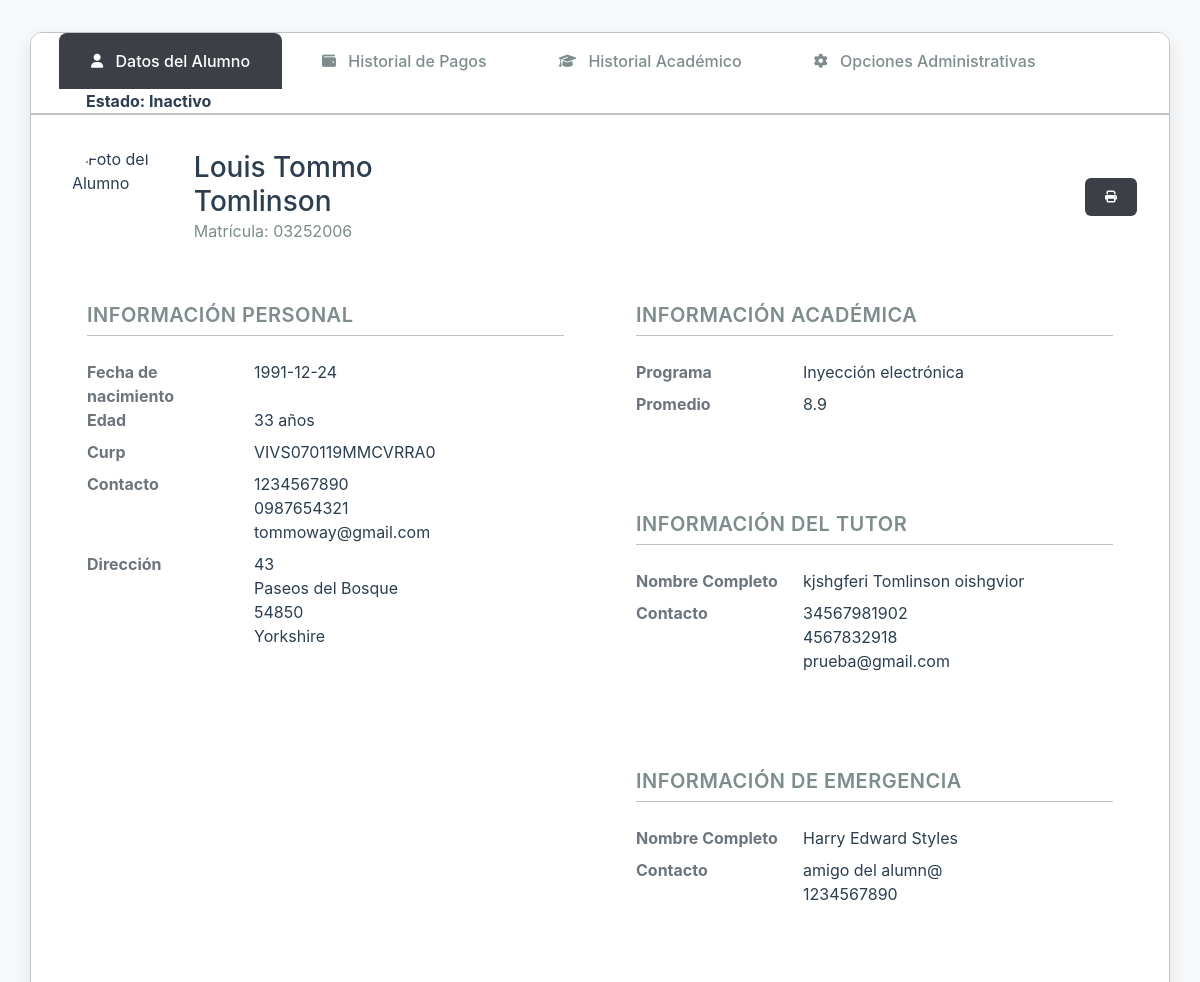
The app's page /Modules/Alumnos/alumno.php?id_alumno=6 with its own data.
### tables this page shows
CREATE TABLE `alumno` (
  `id_alumno` int(11) NOT NULL AUTO_INCREMENT,
  `matricula` varchar(11) NOT NULL,
  `horario` varchar(150) NOT NULL,
  `apaterno` varchar(150) NOT NULL,
  `amaterno` varchar(150) NOT NULL,
  `nombre` varchar(150) NOT NULL,
  `nacimiento` date NOT NULL,
  `edad` int(3) NOT NULL,
  `curp` varchar(18) NOT NULL,
  `tel_fijo` varchar(20) NOT NULL,
  `tel_celular` varchar(20) NOT NULL,
  `email` varchar(150) NOT NULL,
  `calle` varchar(150) NOT NULL,
  `colonia` varchar(150) NOT NULL,
  `cp` int(5) NOT NULL,
  `municipio` varchar(150) NOT NULL,
  `tutor_apaterno` varchar(150) NOT NULL,
  `tutor_amaterno` varchar(150) NOT NULL,
  `tutor_nombre` varchar(150) NOT NULL,
  `tutor_tel_fijo` varchar(150) NOT NULL,
  `tutor_tel_celular` varchar(150) NOT NULL,
  `tutor_email` varchar(150) NOT NULL,
  `emergencia_apaterno` varchar(150) NOT NULL,
  `emergencia_amaterno` varchar(150) NOT NULL,
  `emergencia_nombre` varchar(150) NOT NULL,
  `emergencia_parentesco` varchar(150) NOT NULL,
  `emergencia_tel` varchar(20) NOT NULL,
  `estado` enum('inactivo','activo','baja_temporal','baja_definitiva') DEFAULT 'inactivo',
  PRIMARY KEY (`id_alumno`),
  UNIQUE KEY `matricula` (`matricula`)
);

### Modules/Alumnos/alumno.php (the view, shortened to what this page needs)
<?php
$id_alumno = isset($_GET['id_alumno']) ? $_GET['id_alumno'] : '';
require_once '../../Config/conexion.php';
$sql = "SELECT * FROM alumno WHERE id_alumno = '$id_alumno'";
$result = $connection->query($sql);
if ($result->num_rows > 0) {
    $row = $result->fetch_assoc();
    $matricula = $row['matricula'];
    $apaterno = $row['apaterno'];
    $amaterno = $row['amaterno'];
    $nombre = $row['nombre'];
    $nacimiento = $row['nacimiento'];
    $edad = $row['edad'];
    $curp = $row['curp'];
    $email = $row['email'];
    $celular = $row['tel_celular'];
    $telefono = $row['tel_fijo'];
    $calle = $row['calle'];
    $colonia = $row['colonia'];
    $cp = $row['cp'];
    $municipio = $row['municipio'];
    $t_apaterno = $row['tutor_apaterno'];
    $t_amaterno = $row['tutor_amaterno'];
    $t_nombre = $row['tutor_nombre'];
    $t_telefono = $row['tutor_tel_fijo'];
    $t_celular = $row['tutor_tel_celular'];
    $t_email = $row['tutor_email'];
    $e_apaterno = $row['emergencia_apaterno'];
    $e_amaterno = $row['emergencia_amaterno'];
    $e_nombre = $row['emergencia_nombre'];
    $e_parentesco = $row['emergencia_parentesco'];
    $e_telefono = $row['emergencia_tel'];
    $estado = $row['estado'];
}
?>
<!DOCTYPE html>
<html lang="es">
<head>
    <link href="https://cdn.jsdelivr.net/npm/bootstrap@5.1.3/dist/css/bootstrap.min.css" rel="stylesheet">
    <link rel="stylesheet" href="https://cdnjs.cloudflare.com/ajax/libs/font-awesome/6.4.0/css/all.min.css">
    <link rel="stylesheet" href="../../Assets/CSS/alumno.css">
</head>
<body>
    <div class="main-container">
        <div class="nav-tabs">
            <ul class="nav">
                <li class="nav-item">
                    <a class="nav-link active" data-bs-toggle="tab" href="#datos">
                        <i class="fas fa-user fa-sm me-2"></i>
                        Datos del Alumno
                    </a>
                </li>
                <li class="nav-item">
                    <a class="nav-link" data-bs-toggle="tab" href="#pagos">
                        <i class="fas fa-wallet fa-sm me-2"></i>
                        Historial de Pagos
                    </a>
                </li>
                <li class="nav-item">
                    <a class="nav-link" data-bs-toggle="tab" href="#academico">
                        <i class="fas fa-graduation-cap fa-sm me-2"></i>
                        Historial Académico
                    </a>
                </li>
                <li class="nav-item">
                    <a class="nav-link" data-bs-toggle="tab" href="#opciones">
                        <i class="fas fa-cog fa-sm me-2"></i>
                        Opciones Administrativas
                    </a>
                </li>
                <li class="nav-item estado-alumno">
                    <span class="estado-circle <?php echo 'estado-' . str_replace('_', '-', $estado); ?>"></span>
                    Estado: <?php echo ucfirst(str_replace('_', ' ', $estado)); ?>
                </li>
            </ul>
        </div>
        <div class="tab-content">
            <div class="tab-pane fade show active" id="datos">
                <div class="profile-section d-flex justify-content-between align-items-center">
                    <div class="d-flex align-items-center">
                        <img src="https://cdn.pixabay.com/photo/2015/10/05/22/37/blank-profile-picture-973460_960_720.png" alt="Foto del Alumno">
                        <div>
                            <h2><?php echo $nombre . ' ' . $apaterno . ' ' . $amaterno ?></h2>
                            <p>Matrícula: <?php echo $matricula ?></p>
                        </div>
                    </div>
                    <button id="ImprimirSolicitud" class="btn btn-secondary">
                        <i class="fas fa-print"></i>
                    </button>
                </div>
                <div class="row g-4">
                    <div class="col-md-6">
                        <div class="data-card">
                            <h5 class="data-header">Información Personal</h5>
                            <dl class="row">
                                <dt class="col-sm-4 text-secondary">Fecha de nacimiento</dt>
                                <dd class="col-sm-8"><?php echo $nacimiento ?></dd>
                                <dt class="col-sm-4 text-secondary">Edad</dt>
                                <dd class="col-sm-8"><?php echo $edad ?> años</dd>
                                <dt class="col-sm-4 text-secondary">Curp</dt>
                                <dd class="col-sm-8"><?php echo $curp ?></dd>
                                <dt class="col-sm-4 text-secondary">Contacto</dt>
                                <dd class="col-sm-8">
                                    <div><?php echo $celular ?></div>
                                    <div><?php echo $telefono ?></div>
                                    <div><?php echo $email ?></div>
                                </dd>
                                <dt class="col-sm-4 text-secondary">Dirección</dt>
                                <dd class="col-sm-8">
                                    <div><?php echo $calle ?></div>
                                    <div><?php echo $colonia ?></div>
                                    <div><?php echo $cp ?></div>
                                    <div><?php echo $municipio ?></div>
                                </dd>
                            </dl>
                        </div>
                    </div>
                    <div class="col-md-6">
                        <div class="data-card">
                            <h5 class="data-header">Información Académica</h5>
                            <dl class="row">
                                <dt class="col-sm-4 text-secondary">Programa</dt>
                                <dd class="col-sm-8">Inyección electrónica</dd>
                                <dt class="col-sm-4 text-secondary">Promedio</dt>
                                <dd class="col-sm-8">8.9</dd>
                            </dl>
                        </div>
                        <div class="data-card">
                            <h5 class="data-header">Información del Tutor</h5>
                            <dl class="row">
                                <dt class="col-sm-4 text-secondary">Nombre Completo</dt>
                                <dd class="col-sm-8"><?php echo $t_nombre . ' ' . $t_apaterno . ' ' . $t_amaterno ?></dd>
                                <dt class="col-sm-4 text-secondary">Contacto</dt>
                                <dd class="col-sm-8">
                                    <div><?php echo $t_celular ?></div>
                                    <div><?php echo $t_telefono ?></div>
                                    <div><?php echo $t_email ?></div>
                                </dd>
                            </dl>
                        </div>
                        <div class="data-card">
                            <h5 class="data-header">Información de Emergencia</h5>
                            <dl class="row">
                                <dt class="col-sm-4 text-secondary">Nombre Completo</dt>
                                <dd class="col-sm-8"><?php echo $e_nombre . ' ' . $e_apaterno . ' ' . $e_amaterno ?></dd>
                                <dt class="col-sm-4 text-secondary">Contacto</dt>
                                <dd class="col-sm-8">
                                    <div><?php echo $e_parentesco . ' del alumn@' ?></div>
                                    <div><?php echo $e_telefono ?></div>
                                </dd>
                            </dl>
                        </div>
                    </div>
                </div>
            </div>
        </div>
    </div>
</body>
</html>

### Assets/CSS/alumno.css (style rules this page uses)
:root { --primary: #3C4046; --primary-hover: #3C4046; --secondary: #3C4046; --success: #BBCD5D; --danger: #DC3545; --warning: #F1C40F; --text-primary: #2C3E50; --text-secondary: #7F8C8D; --border: #BDC3C7; --surface: #FFFFFF; --background: #f7f9fb; }
body { background: var(--background); font-family: 'Inter', system-ui, sans-serif; color: var(--text-primary); }
.main-container { box-shadow: 0 8px 20px rgba(0, 0, 0, 0.1); max-width: 95%; margin: 2rem auto; background: var(--surface); border: 1px solid var(--border); border-radius: 12px; overflow: hidden; }
.nav-tabs { border-bottom: 2px solid var(--border); padding: 0 1.5rem; background: var(--surface); }
.nav-link { color: var(--text-secondary) !important; font-weight: 500 !important; border: none !important; padding: 1rem 2rem !important; transition: all 0.2s ease !important; position: relative !important; margin: 0 0.25rem !important; }
.nav-link.active { background: var(--primary) !important; color: var(--surface) !important; border-radius: 8px 8px 0 0 !important; border: none !important; box-shadow: 0 -2px 4px rgba(0,0,0,0.03) !important; }
.tab-content { padding: 2rem; }
.data-card { padding: 1.5rem; border-radius: 8px; margin-bottom: 1.5rem; background: var(--surface); }
.data-header { color: var(--text-secondary); font-weight: 600; text-transform: uppercase; letter-spacing: 0.5px; margin-bottom: 1.5rem; padding-bottom: 0.5rem; border-bottom: 1px solid var(--border); }
.btn { font-size: 12px; }
.btn-secondary { background: var(--primary) !important; border: none !important; color: var(--surface) !important; padding: 10px 20px !important; font-size: 12px !important; border-radius: 6px !important; transition: all 0.2s ease !important; }
.profile-section { display: flex; align-items: center; margin-bottom: 2rem; }
.profile-section img { margin-left: 2%; width: 100px; height: 100px; border-radius: 50%; margin-right: 1.5rem; }
.profile-section h2 { margin: 0; font-size: 1.75rem; color: var(--text-primary); }
.profile-section p { margin: 0; color: var(--text-secondary); }
.estado-alumno { display: flex; align-items: center; font-weight: bold; margin-left: 1rem; }
.estado-alumno .estado-circle { width: 10px; height: 10px; border-radius: 50%; margin-right: 5px; }

### records on screen
alumno: estado "Inactivo", nombre "Louis", apaterno "Tommo", amaterno "Tomlinson", matricula "03252006", nacimiento "1991-12-24", edad "33", curp "VIVS070119MMCVRRA0", tel_celular "1234567890", tel_fijo "0987654321", email "tommoway@gmail.com", calle "43", colonia "Paseos del Bosque", cp "54850", municipio "Yorkshire", tutor_nombre "kjshgferi", tutor_apaterno "Tomlinson", tutor_amaterno "oishgvior", tutor_tel_celular "34567981902", tutor_tel_fijo "4567832918", tutor_email "prueba@gmail.com", emergencia_nombre "Harry", emergencia_apaterno "Edward", emergencia_amaterno "Styles", emergencia_parentesco "amigo", emergencia_tel "1234567890"
